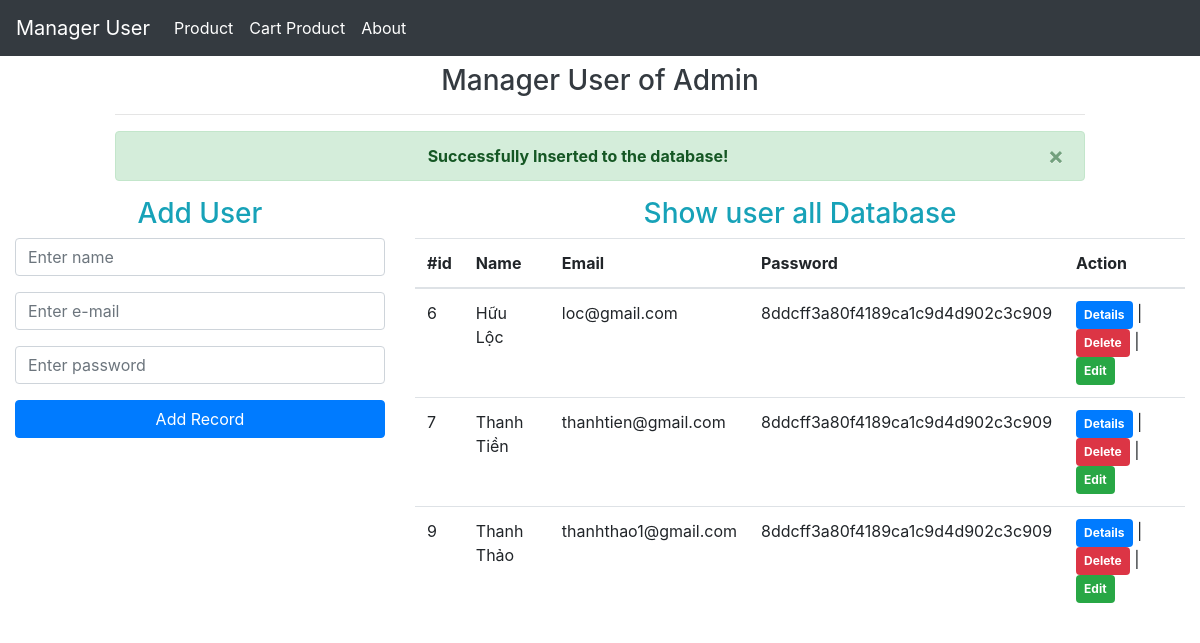
Page /admin/index.php (signed in) on the committed database.
### tables this page shows
CREATE TABLE `users` (
  `id` int(11) NOT NULL,
  `username` varchar(255) NOT NULL,
  `email` varchar(255) NOT NULL,
  `password` varchar(255) NOT NULL
);

### admin/action.php (called while the page is built, shortened)
<?php
	$update=false;
	$name="";
	$email="";
	$password="";
?>

### admin/index.php (the view, shortened to what this page needs)
<?php
  include 'action.php';
?>
<!DOCTYPE html>
<html lang="en">
<head>
  <link rel="stylesheet" href="https://maxcdn.bootstrapcdn.com/bootstrap/4.1.3/css/bootstrap.min.css">
  <link rel="stylesheet" type="text/css" href="https://cdn.datatables.net/v/bs4/dt-1.10.18/datatables.min.css" />
</head>
<body>
  <nav class="navbar navbar-expand-md bg-dark navbar-dark">
    <a class="navbar-brand" href="#">Manager User</a>
    <div class="collapse navbar-collapse" id="collapsibleNavbar">
      <ul class="navbar-nav">
        <li class="nav-item active">
          <a class="nav-link" href="product.php">Product</a>
        </li>
        <li class="nav-item active">
        <a class="nav-link" href="cart.php">Cart Product</a>
        </li>
        <li class="nav-item active">
          <a class="nav-link" href="about.php">About</a>
        </li>
      </ul>
    </div>
  </nav>
  <div class="container-fluid">
    <div class="row justify-content-center">
      <div class="col-md-10">
        <h3 class="text-center text-dark mt-2">Manager User of Admin</h3>
        <hr>
        <?php if (isset($_SESSION['response'])) { ?>
        <div class="alert alert-<?= $_SESSION['res_type']; ?> alert-dismissible text-center">
          <button type="button" class="close" data-dismiss="alert">&times;</button>
          <b><?= $_SESSION['response']; ?></b>
        </div>
        <?php } unset($_SESSION['response']); ?>
      </div>
    </div>
    <div class="row">
      <div class="col-md-4">
        <h3 class="text-center text-info">Add User</h3>
        <form action="action.php" method="post" enctype="multipart/form-data">
          <div class="form-group">
            <input type="text" name="name" value="<?= $name; ?>" class="form-control" placeholder="Enter name" required>
          </div>
          <div class="form-group">
            <input type="email" name="email" value="<?= $email; ?>" class="form-control" placeholder="Enter e-mail" required>
          </div>
          <div class="form-group">
            <input type="password" name="password" value="<?= $password; ?>" class="form-control" placeholder="Enter password" required>
          </div>
          <div class="form-group">
            <?php if ($update == true) { ?>
            <input type="submit" name="update" class="btn btn-success btn-block" value="Update Record">
            <?php } else { ?>
            <input type="submit" name="add" class="btn btn-primary btn-block" value="Add Record">
            <?php } ?>
          </div>
        </form>
      </div>
      <div class="col-md-8">
        <?php
          $query = 'SELECT * FROM users';
          $stmt = $conn->prepare($query);
          $stmt->execute();
          $result = $stmt->get_result();
        ?>
        <h3 class="text-center text-info">Show user all Database</h3>
        <table class="table table-hover" id="data-table">
          <thead>
            <tr>
              <th>#id</th>
              <th>Name</th>
              <th>Email</th>
              <th>Password</th>
              <th>Action</th>
            </tr>
          </thead>
          <tbody>
            <?php while ($row = $result->fetch_assoc()) { ?>
            <tr>
              <td><?= $row['id']; ?></td>
              <td><?= $row['username']; ?></td>
              <td><?= $row['email']; ?></td>
              <td><?= $row['password']; ?></td>
              <td>
                <a href="details.php?details=<?= $row['id']; ?>" class="badge badge-primary p-2">Details</a> |
                <a href="action.php?delete=<?= $row['id']; ?>" class="badge badge-danger p-2" onclick="return confirm('Do you want delete this record?');">Delete</a> |
                <a href="index.php?edit=<?= $row['id']; ?>" class="badge badge-success p-2">Edit</a>
              </td>
            </tr>
            <?php } ?>
          </tbody>
        </table>
      </div>
    </div>
  </div>
</body>
</html>

### rows in the picture
users: id "6", username "Hữu Lộc", email "loc@gmail.com", password "8ddcff3a80f4189ca1c9d4d902c3c909"
users: id "7", username "Thanh Tiền", email "thanhtien@gmail.com", password "8ddcff3a80f4189ca1c9d4d902c3c909"
users: id "9", username "Thanh Thảo", email "thanhthao1@gmail.com", password "8ddcff3a80f4189ca1c9d4d902c3c909"

### other values in the picture
$_SESSION['response'] "Successfully Inserted to the database!"
